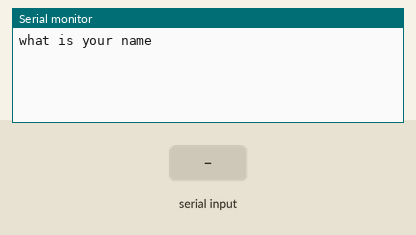
Recording of a sketch running on a simulated Arduino Uno, built with avr-gcc and run on an emulated ATmega328P. On the bench: the last lines printed to the serial monitor. Inputs (shaded band) come from the test bench.

Above: at 1.2 s.
1.3 s: "1" received over Serial
At 3.4 s:
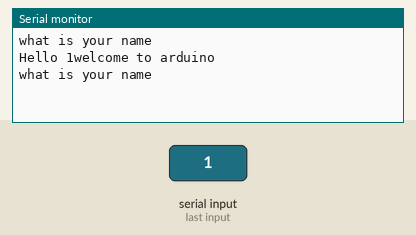
3.8 s: "0" received over Serial
At 5.2 s:
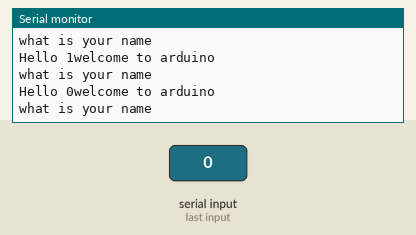
5.3 s: "2" received over Serial
At 7.7 s:
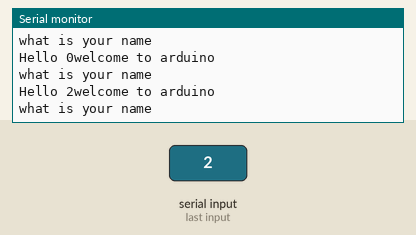

Measured:
- after the input at 1.3 s, the serial monitor: prints a new line after 1.0 s (image 1)
- after the input at 3.8 s, the serial monitor: prints a new line after 1.0 s (image 2)
- after the input at 5.3 s, the serial monitor: prints a new line after 1.0 s (image 3)

The sketch:

readingstringfromserialmoniterofarduino.ino
```cpp
String msg="what is your name";
String msg2="Hello ";
String msg3="welcome to arduino ";
String Myname;

void setup() {
  // put your setup code here, to run once:
Serial.begin(9600);

}

void loop() {
  // put your main code here, to run repeatedly:
Serial.println(msg);
while (Serial.available()==0){

}
Myname=Serial.readString();
Serial.print(msg2);
Serial.print(Myname);
Serial.println(msg3);
}
```
